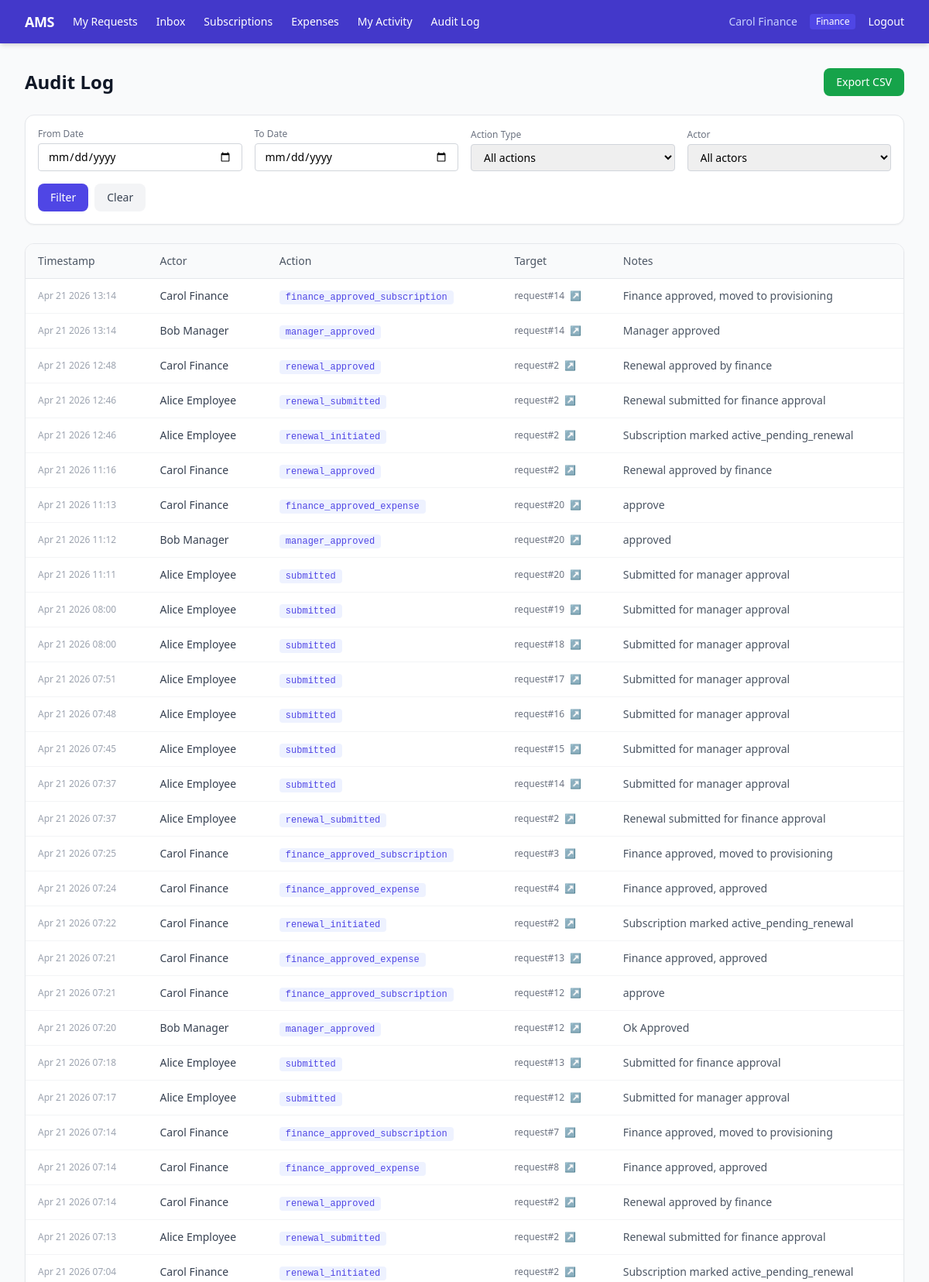
Page /admin-ams/ (signed in, upper part) on the committed database.
### accounts/models.py (models this page shows, shortened)
class CustomUser(AbstractUser):
    role = models.CharField(
        max_length=20,
        choices=Role.choices,
        default=Role.EMPLOYEE,
    )
    reports_to = models.ForeignKey(
        'self',
        null=True,
        blank=True,
        on_delete=models.SET_NULL,
        related_name='reports',
    )
    offboarded_at = models.DateTimeField(null=True, blank=True)
    @property
    def display_name(self):
        return self.get_full_name() or self.email

### audit/models.py (models this page shows, shortened)
class AuditLog(models.Model):
    actor = models.ForeignKey(
        CustomUser,
        on_delete=models.SET_NULL,
        null=True,
        related_name='audit_actions',
    )
    action = models.CharField(max_length=100)
    target_type = models.CharField(max_length=50)  # 'request', 'subscription', 'user'
    target_id = models.IntegerField()
    notes = models.TextField(blank=True)
    payload = models.JSONField(default=dict)
    created_at = models.DateTimeField(auto_now_add=True)
    class Meta:
        ordering = ['-created_at']

### audit/views.py (the view, shortened to what this page needs)
# urls.py: path('', views.audit_log, name='audit_log'),
@login_required
def audit_log(request):
    require_finance_or_admin(request.user)
    logs = AuditLog.objects.select_related('actor').all()
    date_from = request.GET.get('date_from')
    date_to = request.GET.get('date_to')
    action_type = request.GET.get('action_type')
    actor_id = request.GET.get('actor_id')
    if date_from:
        logs = logs.filter(created_at__date__gte=date_from)
    if date_to:
        logs = logs.filter(created_at__date__lte=date_to)
    if action_type:
        logs = logs.filter(action__icontains=action_type)
    if actor_id:
        logs = logs.filter(actor_id=actor_id)
    logs = logs[:500]
    actors = CustomUser.objects.filter(is_active=True).order_by('email')
    unique_actions = AuditLog.objects.values_list('action', flat=True).distinct().order_by('action')
    return render(request, 'admin_ams/audit.html', {
        'logs': logs,
        'actors': actors,
        'unique_actions': unique_actions,
        'filters': {
            'date_from': date_from or '',
            'date_to': date_to or '',
            'action_type': action_type or '',
            'actor_id': actor_id or '',
        },
    })

### audit/views.py (called while the page is built)
def require_finance_or_admin(user):
    if user.role not in (Role.FINANCE, Role.ADMIN):
        raise PermissionDenied('Finance or Admin role required.')

### templates/admin_ams/audit.html (shortened to what this page needs)
{% extends "base.html" %}
{% block content %}
<div class="mb-6 flex items-center justify-between">
    <h1 class="text-2xl font-bold text-gray-900">Audit Log</h1>
    <a href="?export=csv"
        class="px-4 py-2 bg-green-600 hover:bg-green-700 text-white text-sm font-medium rounded-lg transition">
        Export CSV
    </a>
</div>
<div class="bg-white rounded-xl shadow-sm border border-gray-200 p-4 mb-6">
    <form method="get" class="grid grid-cols-4 gap-4 items-end">
        <div>
            <label class="block text-xs font-medium text-gray-500 mb-1">From Date</label>
            <input type="date" name="date_from" value="{{ filters.date_from }}"
                class="w-full border border-gray-300 rounded px-3 py-1.5 text-sm focus:ring-2 focus:ring-indigo-500">
        </div>
        <div>
            <label class="block text-xs font-medium text-gray-500 mb-1">To Date</label>
            <input type="date" name="date_to" value="{{ filters.date_to }}"
                class="w-full border border-gray-300 rounded px-3 py-1.5 text-sm focus:ring-2 focus:ring-indigo-500">
        </div>
        <div>
            <label class="block text-xs font-medium text-gray-500 mb-1">Action Type</label>
            <select name="action_type" class="w-full border border-gray-300 rounded px-3 py-1.5 text-sm focus:ring-2 focus:ring-indigo-500">
                <option value="">All actions</option>
            </select>
        </div>
        <div>
            <label class="block text-xs font-medium text-gray-500 mb-1">Actor</label>
            <select name="actor_id" class="w-full border border-gray-300 rounded px-3 py-1.5 text-sm focus:ring-2 focus:ring-indigo-500">
                <option value="">All actors</option>
            </select>
        </div>
        <div class="col-span-4 flex gap-2">
            <button type="submit" class="px-4 py-2 bg-indigo-600 hover:bg-indigo-700 text-white text-sm rounded-lg transition">
                Filter
            </button>
            <a href="{% url 'audit:audit_log' %}" class="px-4 py-2 bg-gray-100 hover:bg-gray-200 text-gray-700 text-sm rounded-lg transition">
                Clear
            </a>
        </div>
    </form>
</div>
{% if logs %}
<div class="bg-white rounded-xl shadow-sm border border-gray-200 overflow-hidden">
    <table class="w-full text-sm">
        <thead class="bg-gray-50 border-b border-gray-200">
            <tr>
                <th class="px-4 py-3 text-left font-medium text-gray-600">Timestamp</th>
                <th class="px-4 py-3 text-left font-medium text-gray-600">Actor</th>
                <th class="px-4 py-3 text-left font-medium text-gray-600">Action</th>
                <th class="px-4 py-3 text-left font-medium text-gray-600">Target</th>
                <th class="px-4 py-3 text-left font-medium text-gray-600">Notes</th>
            </tr>
        </thead>
        <tbody class="divide-y divide-gray-100">
            {% for log in logs %}
            <tr class="hover:bg-gray-50">
                <td class="px-4 py-3 text-gray-400 text-xs whitespace-nowrap">{{ log.created_at|date:"M d Y H:i" }}</td>
                <td class="px-4 py-3 text-gray-700">{{ log.actor.display_name|default:"system" }}</td>
                <td class="px-4 py-3">
                    <span class="font-mono text-xs text-indigo-600 bg-indigo-50 px-2 py-0.5 rounded">{{ log.action }}</span>
                </td>
                <td class="px-4 py-3 text-gray-500 text-xs">
                    {{ log.target_type }}#{{ log.target_id }}
                    {% if log.target_type == 'request' %}
                    <a href="{% url 'approvals:request_detail' log.target_id %}" class="ml-1 text-indigo-600 hover:underline">↗</a>
                    {% endif %}
                </td>
                <td class="px-4 py-3 text-gray-600 max-w-xs truncate">{{ log.notes }}</td>
            </tr>
            {% endfor %}
        </tbody>
    </table>
</div>
{% else %}
<div class="text-center py-16 text-gray-400">
    <p>No audit log entries found.</p>
</div>
{% endif %}
{% endblock %}

### templates/base.html (shortened to what this page needs)
<!DOCTYPE html>
<html lang="en">
<head>
    <script src="https://cdn.tailwindcss.com"></script>
</head>
<body class="bg-gray-50 min-h-screen">
    {% if user.is_authenticated %}
    <nav class="bg-indigo-700 text-white shadow-md">
        <div class="max-w-7xl mx-auto px-4 sm:px-6 lg:px-8">
            <div class="flex items-center justify-between h-14">
                <div class="flex items-center gap-6">
                    <a href="/" class="font-bold text-lg tracking-tight">AMS</a>
                    <a href="{% url 'approvals:my_requests' %}" class="text-sm hover:text-indigo-200 transition">My Requests</a>
                    <a href="{% url 'approvals:inbox' %}" class="text-sm hover:text-indigo-200 transition">
                        Inbox
                    </a>
                    <a href="{% url 'subscriptions:dashboard' %}" class="text-sm hover:text-indigo-200 transition">Subscriptions</a>
                    <a href="{% url 'expenses:expense_list' %}" class="text-sm hover:text-indigo-200 transition">Expenses</a>
                    <a href="{% url 'audit:my_audit_log' %}" class="text-sm hover:text-indigo-200 transition">My Activity</a>
                    {% if user.role == 'finance' or user.role == 'admin' %}
                    <a href="{% url 'audit:audit_log' %}" class="text-sm hover:text-indigo-200 transition">Audit Log</a>
                    {% endif %}
                </div>
                <div class="flex items-center gap-4 text-sm">
                    <span class="text-indigo-200">{{ user.display_name }}</span>
                    <span class="bg-indigo-600 px-2 py-0.5 rounded text-xs">{{ user.get_role_display }}</span>
                    <a href="{% url 'account_logout' %}" class="hover:text-indigo-200 transition">Logout</a>
                </div>
            </div>
        </div>
    </nav>
    {% endif %}
    <main class="max-w-7xl mx-auto px-4 sm:px-6 lg:px-8 py-8">
        {% block content %}{% endblock %}
    </main>
</body>
</html>

### rows in the picture
CustomUser: display_name "Carol Finance", role "Finance"
AuditLog: created_at "Apr 21 2026 13:14", actor.display_name "Carol Finance", action "finance_approved_subscription", target_type "request", target_id "14", notes "Finance approved, moved to provisioning"
AuditLog: created_at "Apr 21 2026 13:14", actor.display_name "Bob Manager", action "manager_approved", target_type "request", target_id "14", notes "Manager approved"
AuditLog: created_at "Apr 21 2026 12:48", actor.display_name "Carol Finance", action "renewal_approved", target_type "request", target_id "2", notes "Renewal approved by finance"
AuditLog: created_at "Apr 21 2026 12:46", actor.display_name "Alice Employee", action "renewal_submitted", target_type "request", target_id "2", notes "Renewal submitted for finance approval"
AuditLog: created_at "Apr 21 2026 12:46", actor.display_name "Alice Employee", action "renewal_initiated", target_type "request", target_id "2", notes "Subscription marked active_pending_renewal"
AuditLog: created_at "Apr 21 2026 11:16", actor.display_name "Carol Finance", action "renewal_approved", target_type "request", target_id "2", notes "Renewal approved by finance"
AuditLog: created_at "Apr 21 2026 11:13", actor.display_name "Carol Finance", action "finance_approved_expense", target_type "request", target_id "20", notes "approve"
AuditLog: created_at "Apr 21 2026 11:12", actor.display_name "Bob Manager", action "manager_approved", target_type "request", target_id "20", notes "approved"
AuditLog: created_at "Apr 21 2026 11:11", actor.display_name "Alice Employee", action "submitted", target_type "request", target_id "20", notes "Submitted for manager approval"
AuditLog: created_at "Apr 21 2026 08:00", actor.display_name "Alice Employee", action "submitted", target_type "request", target_id "19", notes "Submitted for manager approval"
AuditLog: created_at "Apr 21 2026 08:00", actor.display_name "Alice Employee", action "submitted", target_type "request", target_id "18", notes "Submitted for manager approval"
AuditLog: created_at "Apr 21 2026 07:51", actor.display_name "Alice Employee", action "submitted", target_type "request", target_id "17", notes "Submitted for manager approval"
AuditLog: created_at "Apr 21 2026 07:48", actor.display_name "Alice Employee", action "submitted", target_type "request", target_id "16", notes "Submitted for manager approval"
AuditLog: created_at "Apr 21 2026 07:45", actor.display_name "Alice Employee", action "submitted", target_type "request", target_id "15", notes "Submitted for manager approval"
AuditLog: created_at "Apr 21 2026 07:37", actor.display_name "Alice Employee", action "submitted", target_type "request", target_id "14", notes "Submitted for manager approval"
AuditLog: created_at "Apr 21 2026 07:37", actor.display_name "Alice Employee", action "renewal_submitted", target_type "request", target_id "2", notes "Renewal submitted for finance approval"
AuditLog: created_at "Apr 21 2026 07:25", actor.display_name "Carol Finance", action "finance_approved_subscription", target_type "request", target_id "3", notes "Finance approved, moved to provisioning"
AuditLog: created_at "Apr 21 2026 07:24", actor.display_name "Carol Finance", action "finance_approved_expense", target_type "request", target_id "4", notes "Finance approved, approved"
AuditLog: created_at "Apr 21 2026 07:22", actor.display_name "Carol Finance", action "renewal_initiated", target_type "request", target_id "2", notes "Subscription marked active_pending_renewal"
AuditLog: created_at "Apr 21 2026 07:21", actor.display_name "Carol Finance", action "finance_approved_expense", target_type "request", target_id "13", notes "Finance approved, approved"
AuditLog: created_at "Apr 21 2026 07:21", actor.display_name "Carol Finance", action "finance_approved_subscription", target_type "request", target_id "12", notes "approve"
AuditLog: created_at "Apr 21 2026 07:20", actor.display_name "Bob Manager", action "manager_approved", target_type "request", target_id "12", notes "Ok Approved"
AuditLog: created_at "Apr 21 2026 07:18", actor.display_name "Alice Employee", action "submitted", target_type "request", target_id "13", notes "Submitted for finance approval"
AuditLog: created_at "Apr 21 2026 07:17", actor.display_name "Alice Employee", action "submitted", target_type "request", target_id "12", notes "Submitted for manager approval"
AuditLog: created_at "Apr 21 2026 07:14", actor.display_name "Carol Finance", action "finance_approved_subscription", target_type "request", target_id "7", notes "Finance approved, moved to provisioning"
AuditLog: created_at "Apr 21 2026 07:14", actor.display_name "Carol Finance", action "finance_approved_expense", target_type "request", target_id "8", notes "Finance approved, approved"
AuditLog: created_at "Apr 21 2026 07:14", actor.display_name "Carol Finance", action "renewal_approved", target_type "request", target_id "2", notes "Renewal approved by finance"
AuditLog: created_at "Apr 21 2026 07:13", actor.display_name "Alice Employee", action "renewal_submitted", target_type "request", target_id "2", notes "Renewal submitted for finance approval"
AuditLog: created_at "Apr 21 2026 07:04", actor.display_name "Carol Finance", action "renewal_initiated", target_type "request", target_id "2", notes "Subscription marked active_pending_renewal"
